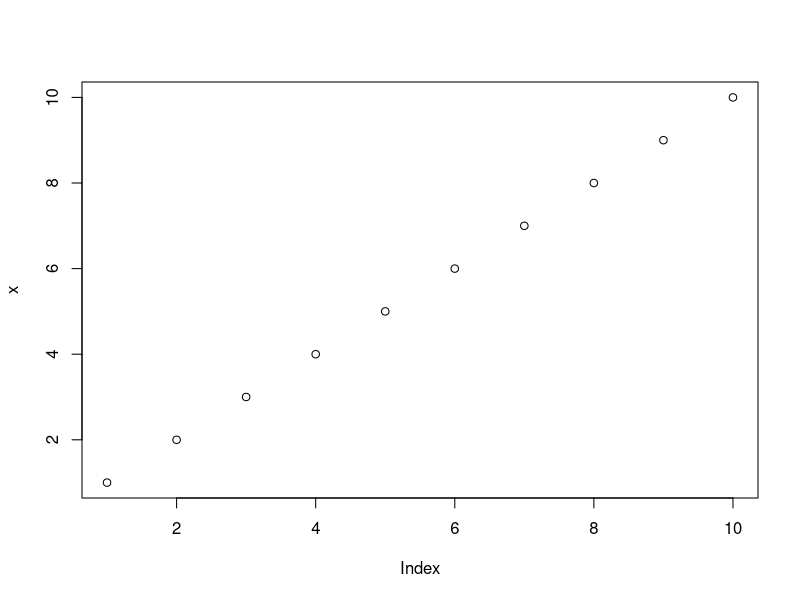
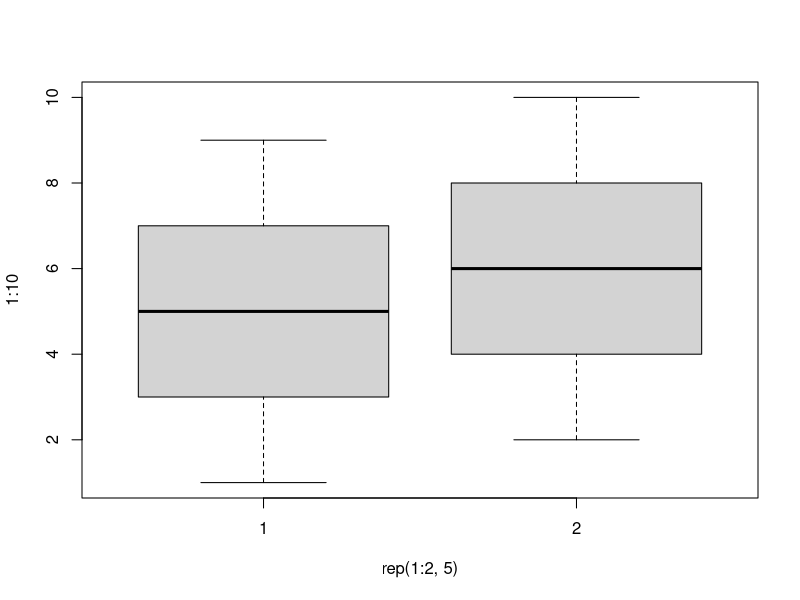
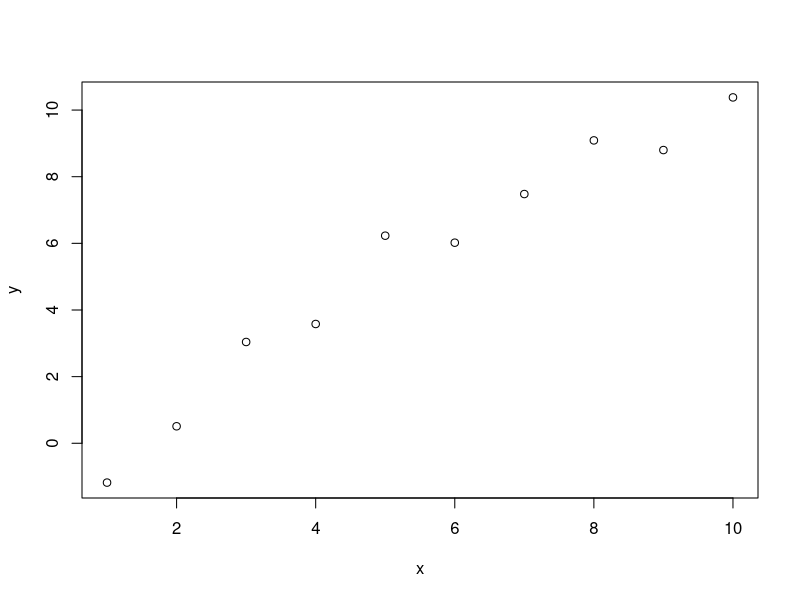

Write the R code that produced these figures, in order.
## ---- chunk 1
sum(1:10)
10*(11)/2
## ---- chunk 2
x <- 1:10
plot(x)
## ---- chunk 3
x <- 1:10
y <- round(rnorm(10, x, 1), 2)
boxplot(1:10~rep(1:2,5))
plot(x, y)
